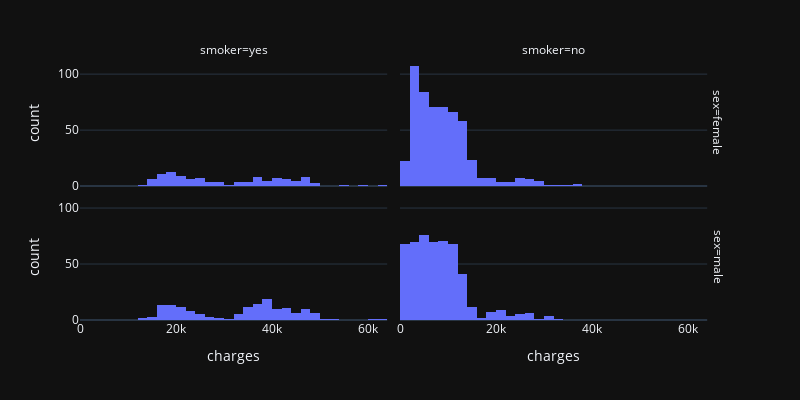

Here is the notebook cell this chart was saved with:
### Markdown cell above
Using the plotly express library, build the histogram of the charges variable.

Use the px.histogram() function with the following parameters:

width = 800

height = 400

nbins = 50

facet_col = 'smoker'

facet_row = 'sex'

### Code cell
px.histogram(df,x='charges', width = 800,height = 400,nbins = 50,facet_col = 'smoker',facet_row = 'sex',template='plotly_dark')

### Figure 1 — Plotly figure (JSON) as saved in the notebook; plotly's stock layout.template omitted (floating-point values rounded to 4 significant figures; data arrays with more than 128 entries replaced by an {"elided": "..."} marker saying what was removed)
{"data": [{"alignmentgroup": "True", "bingroup": "x", "hovertemplate": "sex=female<br>smoker=yes<br>charges=%{x}<br>count=%{y}<extra></extra>", "legendgroup": "", "marker": {"color": "#636efa", "pattern": {"shape": ""}}, "name": "", "nbinsx": 50, "offsetgroup": "", "orientation": "v", "showlegend": false, "type": "histogram", "x": [16880.0, 27810.0, 37700.0, 23240.0, 14710.0, 16580.0, 39840.0, 43580.0, 47290.0, 30940.0, 19110.0, 17080.0, 32730.0, 19960.0, 21350.0, 36150.0, 48820.0, 37130.0, 19440.0, 38510.0, 29520.0, 47310.0, 17090.0, 22330.0, 47900.0, 24870.0, 34840.0, 47930.0, 48520.0, 13840.0, 18030.0, 21660.0, 15010.0, 19590.0, 14460.0, 18610.0, 28950.0, 37080.0, 19520.0, 48890.0, 63770.0, 45860.0, 39980.0, 58570.0, 43940.0, 15360.0, 17470.0, 25680.0, 42970.0, 34440.0, 42980.0, 24670.0, 27040.0, 40000.0, 46200.0, 44400.0, 40930.0, 16660.0, 40420.0, 19540.0, 23070.0, 17750.0, 24520.0, 38790.0, 23400.0, 55140.0, 36020.0, 27530.0, 45010.0, 37270.0, 42110.0, 24110.0, 40970.0, 46110.0, 46260.0, 29330.0, 19800.0, 17500.0, 21770.0, 14570.0, 16420.0, 35600.0, 21680.0, 44420.0, 39730.0, 20230.0, 21880.0, 19020.0, 33910.0, 44640.0, 16780.0, 24180.0, 34170.0, 46660.0, 40900.0, 36900.0, 40940.0, 22480.0, 23890.0, 18330.0, 21770.0, 33310.0, 18220.0, 20300.0, 41660.0, 26130.0, 20170.0, 24540.0, 14280.0, 16120.0, 33900.0, 36400.0, 18770.0, 43900.0, 29140.0], "xaxis": "x3", "yaxis": "y3"}, {"alignmentgroup": "True", "bingroup": "x", "hovertemplate": "sex=female<br>smoker=no<br>charges=%{x}<br>count=%{y}<extra></extra>", "legendgroup": "", "marker": {"color": "#636efa", "pattern": {"shape": ""}}, "name": "", "nbinsx": 50, "offsetgroup": "", "orientation": "v", "showlegend": false, "type": "histogram", "x": {"elided": "547 float values"}, "xaxis": "x4", "yaxis": "y4"}, {"alignmentgroup": "True", "bingroup": "x", "hovertemplate": "sex=male<br>smoker=yes<br>charges=%{x}<br>count=%{y}<extra></extra>", "legendgroup": "", "marker": {"color": "#636efa", "pattern": {"shape": ""}}, "name": "", "nbinsx": 50, "offsetgroup": "", "orientation": "v", "showlegend": false, "type": "histogram", "x": {"elided": "159 float values"}, "xaxis": "x", "yaxis": "y"}, {"alignmentgroup": "True", "bingroup": "x", "hovertemplate": "sex=male<br>smoker=no<br>charges=%{x}<br>count=%{y}<extra></extra>", "legendgroup": "", "marker": {"color": "#636efa", "pattern": {"shape": ""}}, "name": "", "nbinsx": 50, "offsetgroup": "", "orientation": "v", "showlegend": false, "type": "histogram", "x": {"elided": "515 float values"}, "xaxis": "x2", "yaxis": "y2"}], "layout": {"annotations": [{"font": {}, "showarrow": false, "text": "smoker=yes", "x": 0.24, "xanchor": "center", "xref": "paper", "y": 1, "yanchor": "bottom", "yref": "paper"}, {"font": {}, "showarrow": false, "text": "smoker=no", "x": 0.74, "xanchor": "center", "xref": "paper", "y": 1, "yanchor": "bottom", "yref": "paper"}, {"font": {}, "showarrow": false, "text": "sex=male", "textangle": 90, "x": 0.98, "xanchor": "left", "xref": "paper", "y": 0.2425, "yanchor": "middle", "yref": "paper"}, {"font": {}, "showarrow": false, "text": "sex=female", "textangle": 90, "x": 0.98, "xanchor": "left", "xref": "paper", "y": 0.7575, "yanchor": "middle", "yref": "paper"}], "barmode": "relative", "height": 400, "legend": {"tracegroupgap": 0}, "margin": {"t": 60}, "width": 800, "xaxis": {"anchor": "y", "domain": [0, 0.48], "title": {"text": "charges"}}, "xaxis2": {"anchor": "y2", "domain": [0.5, 0.98], "matches": "x", "title": {"text": "charges"}}, "xaxis3": {"anchor": "y3", "domain": [0, 0.48], "matches": "x", "showticklabels": false}, "xaxis4": {"anchor": "y4", "domain": [0.5, 0.98], "matches": "x", "showticklabels": false}, "yaxis": {"anchor": "x", "domain": [0, 0.485], "title": {"text": "count"}}, "yaxis2": {"anchor": "x2", "domain": [0, 0.485], "matches": "y", "showticklabels": false}, "yaxis3": {"anchor": "x3", "domain": [0.515, 1], "matches": "y", "title": {"text": "count"}}, "yaxis4": {"anchor": "x4", "domain": [0.515, 1], "matches": "y", "showticklabels": false}}}
